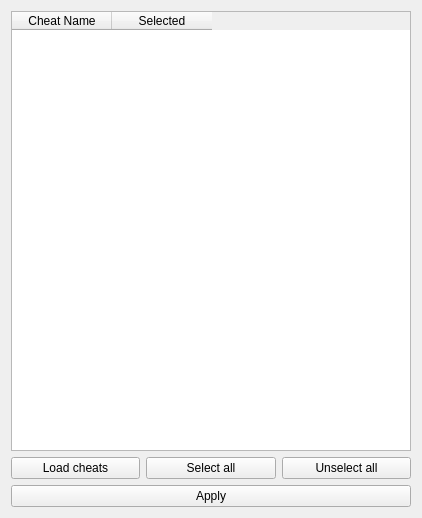
<?xml version="1.0" encoding="UTF-8"?>
<ui version="4.0">
 <class>Form</class>
 <widget class="QWidget" name="Form">
  <property name="geometry">
   <rect>
    <x>0</x>
    <y>0</y>
    <width>422</width>
    <height>518</height>
   </rect>
  </property>
  <property name="sizePolicy">
   <sizepolicy hsizetype="Expanding" vsizetype="Expanding">
    <horstretch>0</horstretch>
    <verstretch>0</verstretch>
   </sizepolicy>
  </property>
  <property name="windowTitle">
   <string>Form</string>
  </property>
  <layout class="QGridLayout" name="gridLayout">
   <item row="0" column="0">
    <layout class="QVBoxLayout" name="verticalLayout_9">
     <item>
      <widget class="QTableWidget" name="cheatTable">
       <property name="sizePolicy">
        <sizepolicy hsizetype="Expanding" vsizetype="Expanding">
         <horstretch>0</horstretch>
         <verstretch>0</verstretch>
        </sizepolicy>
       </property>
       <column>
        <property name="text">
         <string>Cheat Name</string>
        </property>
       </column>
       <column>
        <property name="text">
         <string>Selected</string>
        </property>
       </column>
      </widget>
     </item>
     <item>
      <layout class="QHBoxLayout" name="horizontalLayout_6">
       <item>
        <widget class="QPushButton" name="loadCheats">
         <property name="text">
          <string>Load cheats</string>
         </property>
        </widget>
       </item>
       <item>
        <widget class="QPushButton" name="selectAll">
         <property name="text">
          <string>Select all</string>
         </property>
        </widget>
       </item>
       <item>
        <widget class="QPushButton" name="unselectAll">
         <property name="text">
          <string>Unselect all</string>
         </property>
        </widget>
       </item>
      </layout>
     </item>
     <item>
      <widget class="QPushButton" name="Apply">
       <property name="text">
        <string>Apply</string>
       </property>
      </widget>
     </item>
    </layout>
   </item>
  </layout>
 </widget>
 <resources/>
 <connections/>
</ui>
